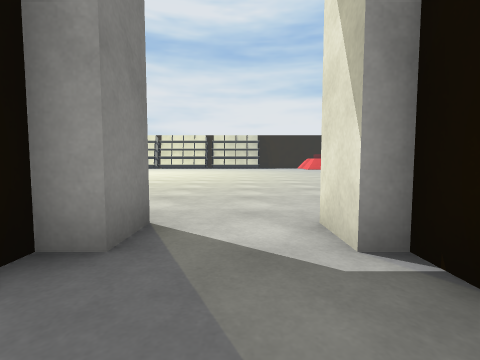
view 1 (above)

21 first-person views from a walk through a 3-D level made in the Unity game engine. The camera is 0.72 m above the floor, tilts 4° down and sees 85° across. Doors are open. The floor is counted in squares, 1 m on a side. Each view is taken from the middle of a square. On the plan, view 1 faces up. The plan holds only what a view shows up to about 9 squares ahead; the rest is blank. The place goes on beyond the plan. The player is left out. Surface patterns are stand-ins for the level's own textures.

view 2
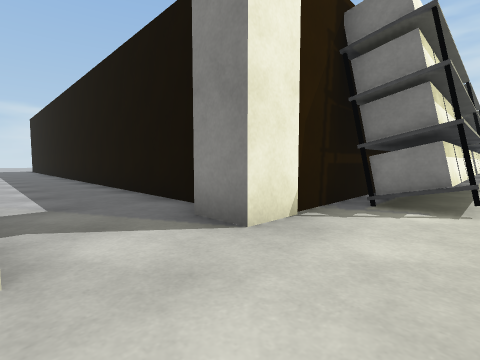

view 3
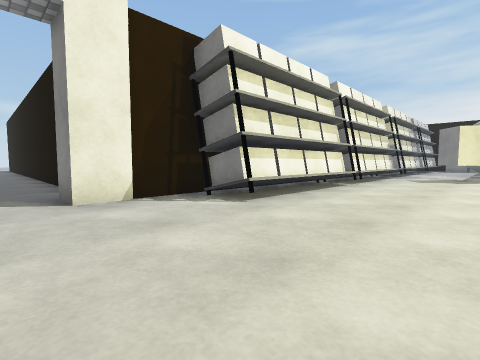

view 4
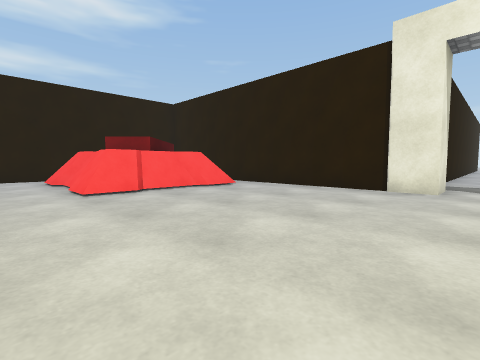

view 5
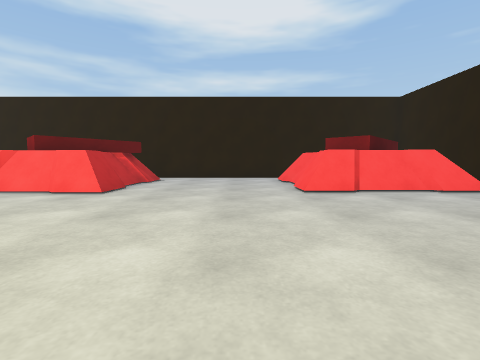

view 6
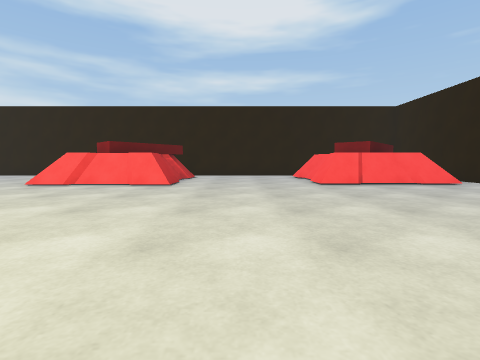

view 7
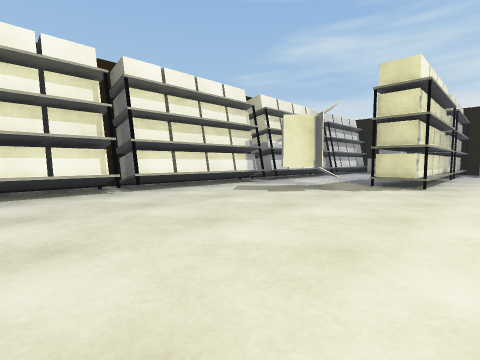

view 8
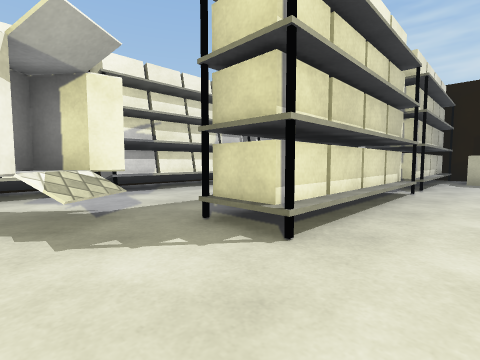

view 9
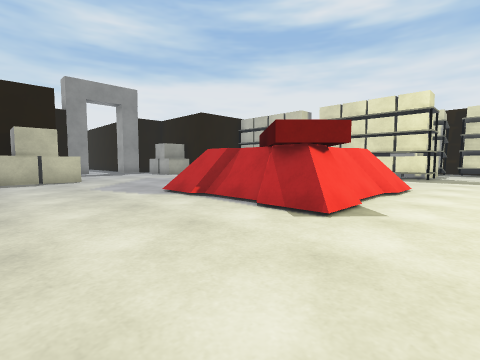

view 10
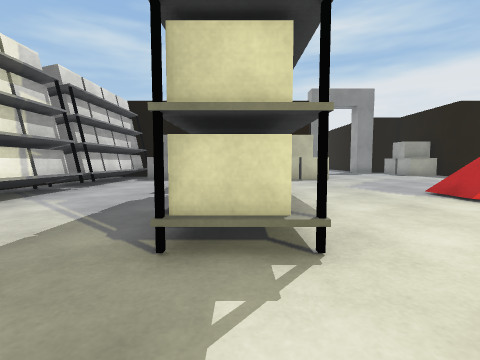

view 11
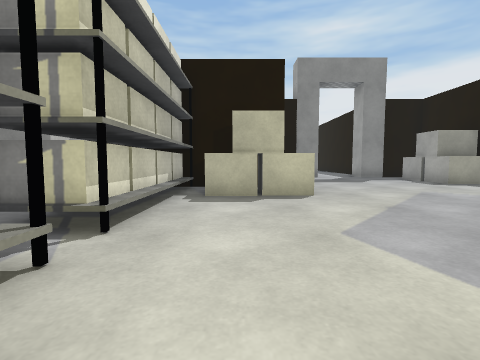

view 12
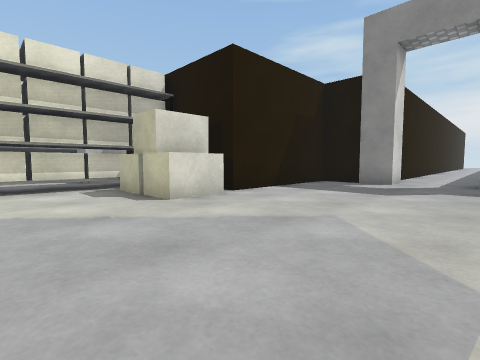

view 13
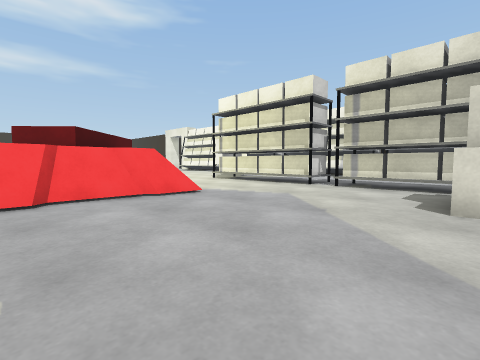

view 14
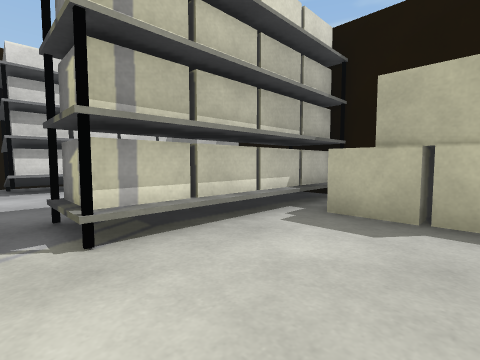

view 15
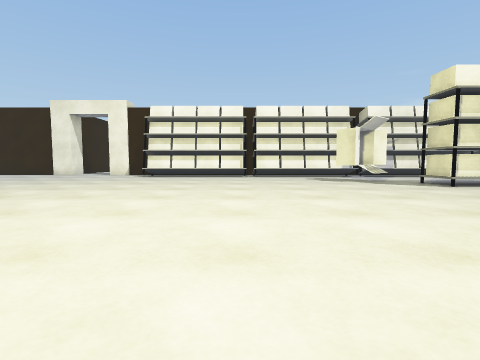

view 16
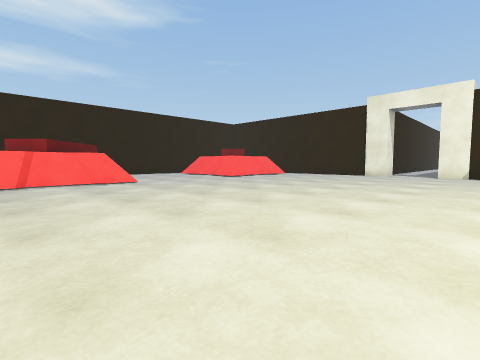

view 17
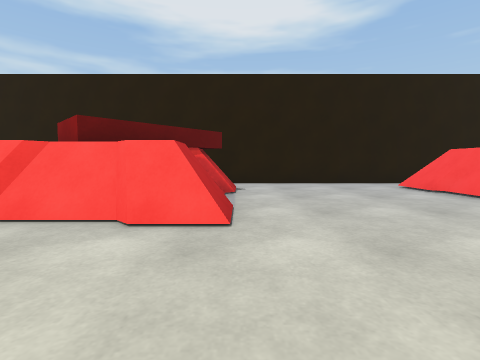

view 18
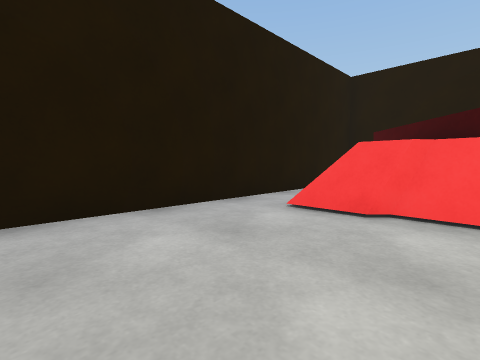

view 19
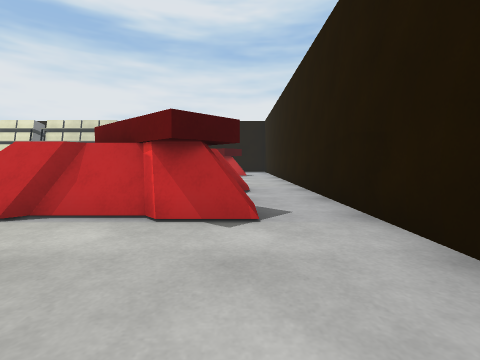

view 20
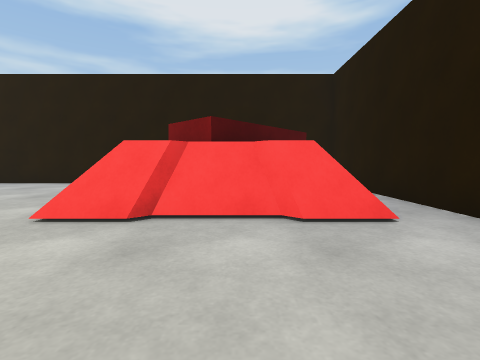

view 21
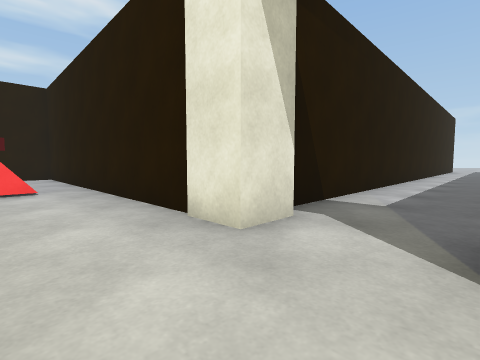

### Floor plan
Points are (right, up) in squares from view 1. A wall is a line through its corners. A room is listed if a view was taken in it or the views show most of it. See-through windows are left out.
Room 1 (view 1)
walls: (1.4, -5.5) (1.4, 2) (0.9, 2); (-1.1, 2) (-1.6, 2) (-1.6, -5.1)
ways out: open door at (0, 2.5) to room 2
Room 2 (views 2, 3, 4, 5, 6, 7, 8, 9, 10, 11, 12, 13, 14, 15, 16, 17, 18, 19, 20, 21)
walls: (-9.2, 2.9) (-8.5, 2.9); (-6.4, 2.9) (-1.1, 2.9); (0.9, 2.9) (6.5, 2.9); (11.7, 8.6) (11.7, 17.5); (-28.1, 12.3) (-24.5, 12.3) (-24.5, 8.9); (-29.1, 14.6) (-29.1, 13.4)
ways out: open door at (0, 2.5) to room 1; opening at (11, 8); open door at (-29, 15.5)
objects: box (-24, 6) to (-23, 8); shelf (-24, 8) to (-20, 9); box (-24, 11) to (-23, 12); shelf (-23, 4) to (-19, 5); shelf (-19, 8) to (-14, 9); shelf (-18, 4) to (-14, 5); other object (-18, 14) to (-14, 17); shelf (-13, 4) to (-9, 5); other object (-13, 6) to (-12, 8); shelf (-8, 4) to (-4, 5); other object (6, 4) to (10, 8); other object (6, 13) to (10, 17)

Positions as (right, up) in squares from view 1, and headings:
1: (0, 0), facing up
2: (1, 5), facing down-left
3: (0, 8), facing down-left
4: (0, 10), facing down-right
5: (0, 10), facing right
6: (-2, 11), facing right
7: (-6, 11), facing down-left
8: (-12, 11), facing down-left
9: (-12, 10), facing up-left
10: (-12, 9), facing left
11: (-17, 11), facing left
12: (-20, 17), facing down-left
13: (-23, 17), facing down-right
14: (-19, 12), facing down-left
15: (-8, 17), facing down
16: (-3, 17), facing down-right
17: (3, 13), facing right
18: (8, 12), facing down-right
19: (10, 10), facing up
20: (3, 6), facing right
21: (-1, 5), facing down-right
